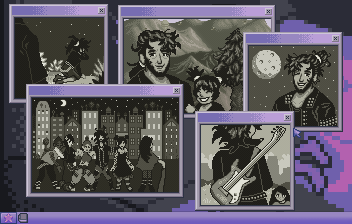

A level layout from a 2D game, rendered from its tile map. Below: a short description, then the map file with its tile-grid data intact:
An orthogonal 22x14 tile map with 16x16 px tiles, 4 tile layers (Back, Buildings, Front, Paths), 2 tilesets.

<map version="1.10" tiledversion="1.11.2" orientation="orthogonal" renderorder="right-down" width="22" height="14" tilewidth="16" tileheight="16" infinite="0" nextlayerid="11" nextobjectid="1">
 <tileset firstgid="1" name=".VWCF_LostIsland_Inside" tilewidth="16" tileheight="16" tilecount="1664" columns="32">
  <image source=".VWCF_LostIsland_Inside.png" width="512" height="832" />
 </tileset>
 <tileset firstgid="1665" name=".VWCF_LostIsland_ColGalEvent" tilewidth="16" tileheight="16" tilecount="308" columns="22">
  <image source=".VWCF_LostIsland_ColGalEvent.png" width="352" height="224" />
 </tileset>
 <layer id="1" name="Back" width="22" height="14">
  <data encoding="csv">
1665,1666,1667,1668,1669,1670,1671,1672,1673,1674,1675,1676,1677,1678,1679,1680,1681,1682,1683,1684,1685,1686,
1687,1688,1689,1690,1691,1692,1693,1694,1695,1696,1697,1698,1699,1700,1701,1702,1703,1704,1705,1706,1707,1708,
1709,1710,1711,1712,1713,1714,1715,1716,1717,1718,1719,1720,1721,1722,1723,1724,1725,1726,1727,1728,1729,1730,
1731,1732,1733,1734,1735,1736,1737,1738,1739,1740,1741,1742,1743,1744,1745,1746,1747,1748,1749,1750,1751,1752,
1753,1754,1755,1756,1757,1758,1759,1760,1761,1762,1763,1764,1765,1766,1767,1768,1769,1770,1771,1772,1773,1774,
1775,1776,1777,1778,1779,1780,1781,1782,1783,1784,1785,1786,1787,1788,1789,1790,1791,1792,1793,1794,1795,1796,
1797,1798,1799,1800,1801,1802,1803,1804,1805,1806,1807,1808,1809,1810,1811,1812,1813,1814,1815,1816,1817,1818,
1819,1820,1821,1822,1823,1824,1825,1826,1827,1828,1829,1830,1831,1832,1833,1834,1835,1836,1837,1838,1839,1840,
1841,1842,1843,1844,1845,1846,1847,1848,1849,1850,1851,1852,1853,1854,1855,1856,1857,1858,1859,1860,1861,1862,
1863,1864,1865,1866,1867,1868,1869,1870,1871,1872,1873,1874,1875,1876,1877,1878,1879,1880,1881,1882,1883,1884,
1885,1886,1887,1888,1889,1890,1891,1892,1893,1894,1895,1896,1897,1898,1899,1900,1901,1902,1903,1904,1905,1906,
1907,1908,1909,1910,1911,1912,1913,1914,1915,1916,1917,1918,1919,1920,1921,1922,1923,1924,1925,1926,1927,1928,
1929,1930,1931,1932,1933,1934,1935,1936,1937,1938,1939,1940,1941,1942,1943,1944,1945,1946,1947,1948,1949,1950,
1951,1952,1953,1954,1955,1956,1957,1958,1959,1960,1961,1962,1963,1964,1965,1966,1967,1968,1969,1970,1971,1972
</data>
 </layer>
 <objectgroup id="6" name="Back" />
 <layer id="2" name="Buildings" width="22" height="14">
  <data encoding="csv">
0,0,0,0,0,0,0,0,0,0,0,0,0,0,0,0,0,0,0,0,0,0,
0,0,0,0,0,0,0,0,0,0,0,0,0,0,0,0,0,0,0,0,0,0,
0,0,0,0,0,0,0,0,0,0,0,0,0,0,0,0,0,0,0,0,0,0,
0,0,0,0,0,0,0,0,0,0,0,0,0,0,0,0,0,0,0,0,0,0,
0,0,0,0,0,0,0,0,0,0,0,0,0,0,0,0,0,0,0,0,0,0,
0,0,0,0,0,0,0,0,0,0,0,0,0,0,0,0,0,0,0,0,0,0,
0,0,0,0,0,0,0,0,0,0,0,0,0,0,0,0,0,0,0,0,0,0,
0,0,0,0,0,0,0,0,0,0,0,0,0,0,0,0,0,0,0,0,0,0,
0,0,0,0,0,0,0,0,0,0,0,0,0,0,0,0,0,0,0,0,0,0,
0,0,0,0,0,0,0,0,0,0,0,0,0,0,0,0,0,0,0,0,0,0,
0,0,0,0,0,0,0,0,0,0,0,0,0,0,0,0,0,0,0,0,0,0,
0,0,0,0,0,0,0,0,0,0,0,0,0,0,0,0,0,0,0,0,0,0,
0,0,0,0,0,0,0,0,0,0,0,0,0,0,0,0,0,0,0,0,0,0,
0,0,0,0,0,0,0,0,0,0,0,0,0,0,0,0,0,0,0,0,0,0
</data>
 </layer>
 <objectgroup id="7" name="Buildings" />
 <layer id="3" name="Front" width="22" height="14">
  <data encoding="csv">
0,0,0,0,0,0,0,0,0,0,0,0,0,0,0,0,0,0,0,0,0,0,
0,0,0,0,0,0,0,0,0,0,0,0,0,0,0,0,0,0,0,0,0,0,
0,0,0,0,0,0,0,0,0,0,0,0,0,0,0,0,0,0,0,0,0,0,
0,0,0,0,0,0,0,0,0,0,0,0,0,0,0,0,0,0,0,0,0,0,
0,0,0,0,0,0,0,0,0,0,0,0,0,0,0,0,0,0,0,0,0,0,
0,0,0,0,0,0,0,0,0,0,0,0,0,0,0,0,0,0,0,0,0,0,
0,0,0,0,0,0,0,0,0,0,0,0,0,0,0,0,0,0,0,0,0,0,
0,0,0,0,0,0,0,0,0,0,0,0,0,0,0,0,0,0,0,0,0,0,
0,0,0,0,0,0,0,0,0,0,0,0,0,0,0,0,0,0,0,0,0,0,
0,0,0,0,0,0,0,0,0,0,0,0,0,0,0,0,0,0,0,0,0,0,
0,0,0,0,0,0,0,0,0,0,0,0,0,0,0,0,0,0,0,0,0,0,
0,0,0,0,0,0,0,0,0,0,0,0,0,0,0,0,0,0,0,0,0,0,
0,0,0,0,0,0,0,0,0,0,0,0,0,0,0,0,0,0,0,0,0,0,
0,0,0,0,0,0,0,0,0,0,0,0,0,0,0,0,0,0,0,0,0,0
</data>
 </layer>
 <objectgroup id="8" name="Front" />
 <layer id="5" name="Paths" width="22" height="14">
  <data encoding="csv">
0,0,0,0,0,0,0,0,0,0,0,0,0,0,0,0,0,0,0,0,0,0,
0,0,0,0,0,0,0,0,0,0,0,0,0,0,0,0,0,0,0,0,0,0,
0,0,0,0,0,0,0,0,0,0,0,0,0,0,0,0,0,0,0,0,0,0,
0,0,0,0,0,0,0,0,0,0,0,0,0,0,0,0,0,0,0,0,0,0,
0,0,0,0,0,0,0,0,0,0,0,0,0,0,0,0,0,0,0,0,0,0,
0,0,0,0,0,0,0,0,0,0,0,0,0,0,0,0,0,0,0,0,0,0,
0,0,0,0,0,0,0,0,0,0,0,0,0,0,0,0,0,0,0,0,0,0,
0,0,0,0,0,0,0,0,0,0,0,0,0,0,0,0,0,0,0,0,0,0,
0,0,0,0,0,0,0,0,0,0,0,0,0,0,0,0,0,0,0,0,0,0,
0,0,0,0,0,0,0,0,0,0,0,0,0,0,0,0,0,0,0,0,0,0,
0,0,0,0,0,0,0,0,0,0,0,0,0,0,0,0,0,0,0,0,0,0,
0,0,0,0,0,0,0,0,0,0,0,0,0,0,0,0,0,0,0,0,0,0,
0,0,0,0,0,0,0,0,0,0,0,0,0,0,0,0,0,0,0,0,0,0,
0,0,0,0,0,0,0,0,0,0,0,0,0,0,0,0,0,0,0,0,0,0
</data>
 </layer>
 <objectgroup id="10" name="Paths" />
</map>
